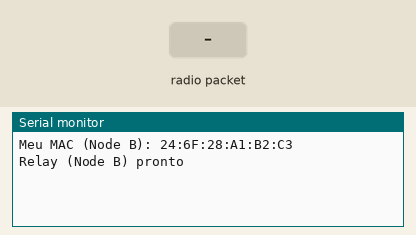
Bench run of a sketch on a simulated ESP32. On the bench: the last lines printed to the serial monitor. The test bench sets the inputs (shaded band).

Above: at 1.2 s.
1.3 s: radio packet "1" arrives
At 2.5 s:
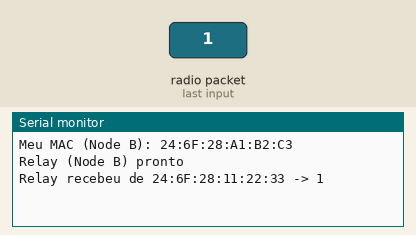
2.8 s: radio packet "0" arrives
At 3.9 s:
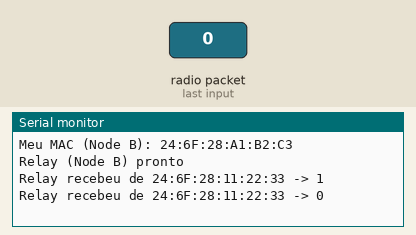
4.3 s: radio packet "2" arrives
At 5.0 s:
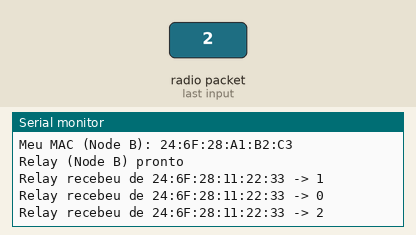

The sketch:

NodoBfinal.ino
```cpp
// ========== RELAY ESP32 (Node B) ========== //
#include <esp_now.h>
#include <WiFi.h>
#include <ArduinoJson.h>

#define RELAY_ID "60-2"
uint8_t receiverMAC[] = {0x10, 0x06, 0x1C, 0x86, 0x21, 0xB0}; // MAC real do Receptor Final

// Callback com a assinatura antiga (esp_now_recv_info_t*)
void OnDataRecv(const esp_now_recv_info_t* info, const uint8_t* data, int len) {
  // obtém o MAC de quem enviou
  const uint8_t* mac_addr = info->src_addr;

  // converte payload em string JSON
  char json[len + 1];
  memcpy(json, data, len);
  json[len] = '\0';

  // imprime MAC de origem e JSON
  Serial.print("Relay recebeu de ");
  for (int i = 0; i < 6; i++) {
    Serial.printf("%02X", mac_addr[i]);
    if (i < 5) Serial.print(":");
  }
  Serial.print(" -> ");
  Serial.println(json);

  // retransmite ao receptor final
  esp_now_send(receiverMAC, data, len);
}

void setup() {
  Serial.begin(115200);
  WiFi.mode(WIFI_STA);

  Serial.print("Meu MAC (Node B): ");
  Serial.println(WiFi.macAddress());

  if (esp_now_init() != ESP_OK) {
    Serial.println("Erro ESP-NOW");
    return;
  }

  // registra callback com assinatura esp_now_recv_info_t*
  esp_now_register_recv_cb(OnDataRecv);

  // configura peer para o receptor final
  esp_now_peer_info_t peer = {};
  memcpy(peer.peer_addr, receiverMAC, 6);
  peer.channel = 0;
  peer.encrypt = false;
  esp_now_add_peer(&peer);

  Serial.println("Relay (Node B) pronto");
}

void loop() {
  delay(100);
}
```

Measured:
- after the input at 1.3 s, the serial monitor: prints a new line at once (image 1)
- after the input at 2.8 s, the serial monitor: prints a new line at once (image 2)
- after the input at 4.3 s, the serial monitor: prints a new line at once (image 3)
